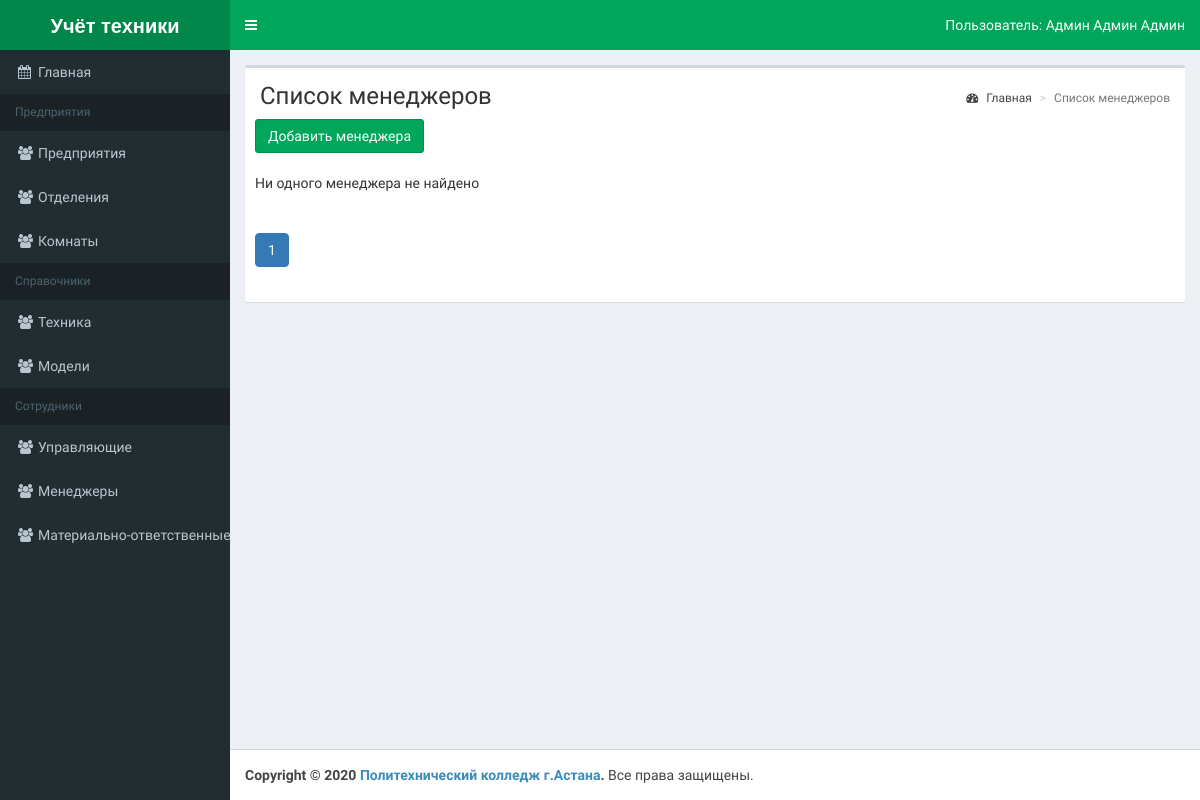
Before: /uchet/list-managers.php (signed in) with the older database file.
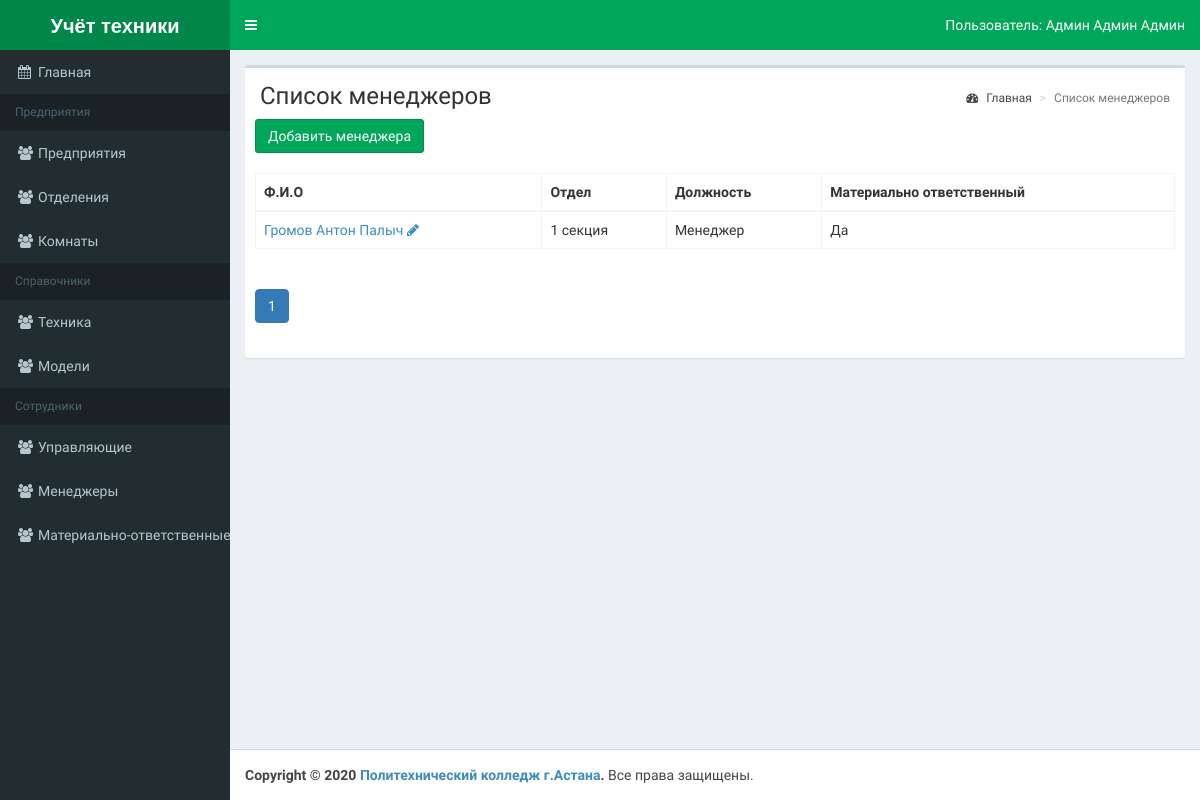
After: the same page with the newer database file.
### tables this page shows
CREATE TABLE `employee` (
  `employee_id` smallint NOT NULL,
  `lastname` varchar(50) NOT NULL,
  `firstname` varchar(50) NOT NULL,
  `patronomic` varchar(50) NOT NULL,
  `otdel_id` smallint NOT NULL,
  `dolzhnost_id` smallint NOT NULL,
  `login` varchar(50) NOT NULL,
  `pass` varchar(255) NOT NULL
);

CREATE TABLE `otdel` (
  `otdel_id` smallint NOT NULL,
  `name` varchar(50) NOT NULL,
  `pred_id` smallint NOT NULL,
  `parent_id` smallint DEFAULT NULL
);

CREATE TABLE `dolzhnost` (
  `dolzhnost_id` smallint NOT NULL,
  `name` varchar(50) NOT NULL,
  `mat_respons` tinyint(1) NOT NULL DEFAULT '0'
);

### uchet/classes/Connect.php (called while the page is built, shortened)
<?php
abstract class Connect {
	function __construct() {
		try
		{
			$this->db = new PDO('mysql:host='.self::HOST.'; dbname='.self::DB_NAME, self::DB_USER, self::DB_PASSWORD);
		}
		catch(PDOException $e) {
			echo $e->getMessage();
		}
	}
}
?>

### uchet/classes/EmployeeConnect.php (called while the page is built, shortened)
<?php
class EmployeeConnect extends Connect
{
    public function findAllManagers($ofset=0, $limit=30){
        $res = $this->db->query("SELECT employee.employee_id, CONCAT (employee.lastname, ' ', employee.firstname, ' ', employee.patronomic) AS fio, ". " otdel.name AS otdel, dolzhnost.name AS dolzhnost, dolzhnost.mat_respons AS matr, employee.dolzhnost_id AS dolzhnost_id FROM employee INNER JOIN dolzhnost ON employee.dolzhnost_id=dolzhnost.dolzhnost_id ". " INNER JOIN otdel ON employee.otdel_id=otdel.otdel_id" . " WHERE employee.dolzhnost_id = 3" . " LIMIT $ofset, $limit");
        return $res->fetchAll(PDO::FETCH_OBJ);
    }
	public function count(){
        $res = $this->db->query("SELECT COUNT(*) AS cnt FROM employee");
        return $res->fetch(PDO::FETCH_OBJ)->cnt;
    }
}
?>

### uchet/list-managers.php (the view, shortened to what this page needs)
<?php
    $size = 5;
    if (isset($_GET['page'])) {
        $page = Helper::clearInt($_GET['page']);
    }
    else {
        $page = 1;
    }
    $employeeconnect = new EmployeeConnect();
    $count = $employeeconnect->count();
    $managers = $employeeconnect->findAllManagers($page*$size-$size,$size);
    require_once 'template/header.php';
?>
<div class="row">
    <div class="col-xs-12">
    <div class="box">
    <section class="content-header">
        <h1>Список менеджеров</h1>
        <ol class="breadcrumb">
            <li><a href="/index.php"><i class="fa fa-dashboard"></i> Главная</a></li>
            <li class="active">Список менеджеров</li>
        </ol>
    </section>
    <div class="box-body">
    <a class="btn btn-success" href="add-manager.php">Добавить менеджера</a>
</div>
<div class="box-body">
<?php
if ($managers) {
?>
<table id="example2" class="table table-bordered table-hover">
<thead>
    <tr>
        <th>Ф.И.О</th>
        <th>Отдел</th>
        <th>Должность</th>
        <th>Материально ответственный</th>
    </tr>
</thead>
<tbody>
<?php
foreach ($managers as $manager) {
    echo '<tr>';
    echo '<td><a href="profile-managers.php?id='.$manager->employee_id.'">'.$manager->fio.'</a> '. '<a href="add-manager.php?id='.$manager->employee_id.'"><i class="fa fa-pencil"></i></a></td>';
    echo '<td>'.$manager->otdel.'</td>';
    echo '<td>'.$manager->dolzhnost.'</td>';
    if ($manager->matr == 0) {
        echo '<td>'.Нет.'</td>';
    }
    else {
        echo '<td>'.Да.'</td>';
    }
    echo '</tr>';
}
?>
</tbody>
</table>
<?php } else {
echo 'Ни одного менеджера не найдено';
} ?>
</div>
<div class="box-body">
<?php Helper::paginator($count, $page,$size); ?>
</div>
</div>
</div>
</div>
<?php
require_once 'template/footer.php';
?>

### uchet/classes/Helper.php (shortened to what this page needs)
<?php
	class Helper
	{
                    foreach ($options as $option) { ?>
                    <?php }
		public static function paginator($count, $current=1, $size=30){
          $numPages=ceil($count/$size);
          $href = $_SERVER['PHP_SELF'].'?page=';
          echo '<ul class="pagination ">';
          for ($i = 1; $i<=$numPages; $i++) {
               if ($current == $i) {
                     echo ' <li class="paginate_button active"><a href="'.$href.$i.'" data-dt-idx="'.$i.'" tabindex="0">'.$i.'</a></li>';
               }
               else {
                    echo ' <li class="paginate_button"><a href="'.$href.$i.'" data-dt-idx="'.$i.'" tabindex="0">'.$i.'</a></li>';
               }
          }
          echo '</ul>';
     }
}
?>

Changed rows visible on the page:
added employee: fio "Громов Антон Палыч", otdel.name "1 секция", dolzhnost.name "Менеджер"
Other visible differences:
text no longer shown: "Ни одного менеджера не найдено"
text now shown: "Ф.И.О Отдел Должность Материально ответственный"
